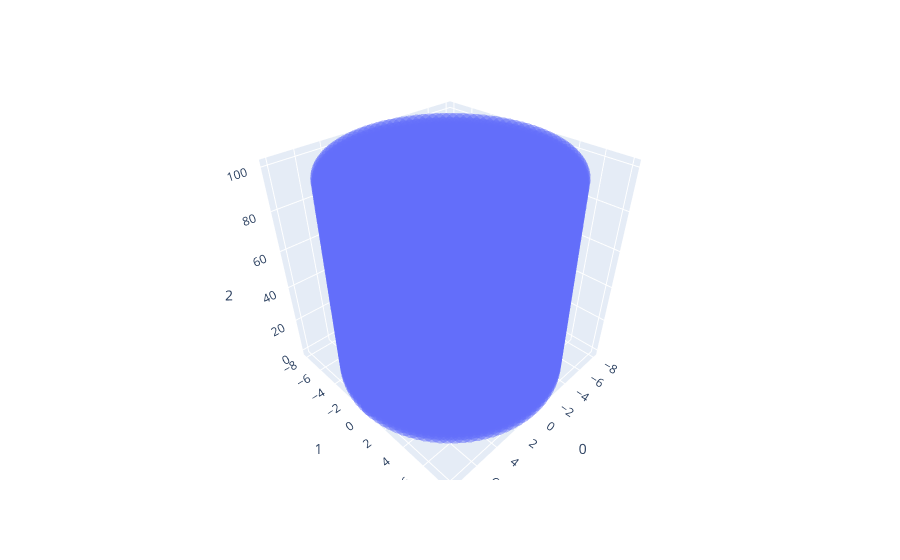

The cell this chart's notebook holds for it:
### Code cell
# Create a new array of points on the cylinder surface
cyl_points = np.array([np.cos(2 * np.pi * points[:, 1]), np.sin(2 * np.pi * points[:, 1]), points[:, 0]]).T
cyl_points[:, 0] *= IMG_SIZE[0] / (2 * np.pi)
cyl_points[:, 1] *= IMG_SIZE[0] / (2 * np.pi)
cyl_points[:, 2] *= IMG_SIZE[1]

fig = px.scatter_3d(cyl_points, x=0, y=1, z=2, opacity=0.5)
fig.show()

### Figure 1 — Plotly figure (JSON) as saved in the notebook; plotly's stock layout.template omitted (floating-point values rounded to 4 significant figures; data arrays with more than 128 entries replaced by an {"elided": "..."} marker saying what was removed)
{"data": [{"hovertemplate": "0=%{x}<br>1=%{y}<br>2=%{z}<extra></extra>", "legendgroup": "", "marker": {"color": "#636efa", "opacity": 0.5, "symbol": "circle"}, "mode": "markers", "name": "", "scene": "scene", "showlegend": false, "type": "scatter3d", "x": {"elided": "5000 float values"}, "y": {"elided": "5000 float values"}, "z": {"elided": "5000 float values"}}], "layout": {"legend": {"tracegroupgap": 0}, "margin": {"t": 60}, "scene": {"domain": {"x": [0, 1], "y": [0, 1]}, "xaxis": {"title": {"text": "0"}}, "yaxis": {"title": {"text": "1"}}, "zaxis": {"title": {"text": "2"}}}}}
